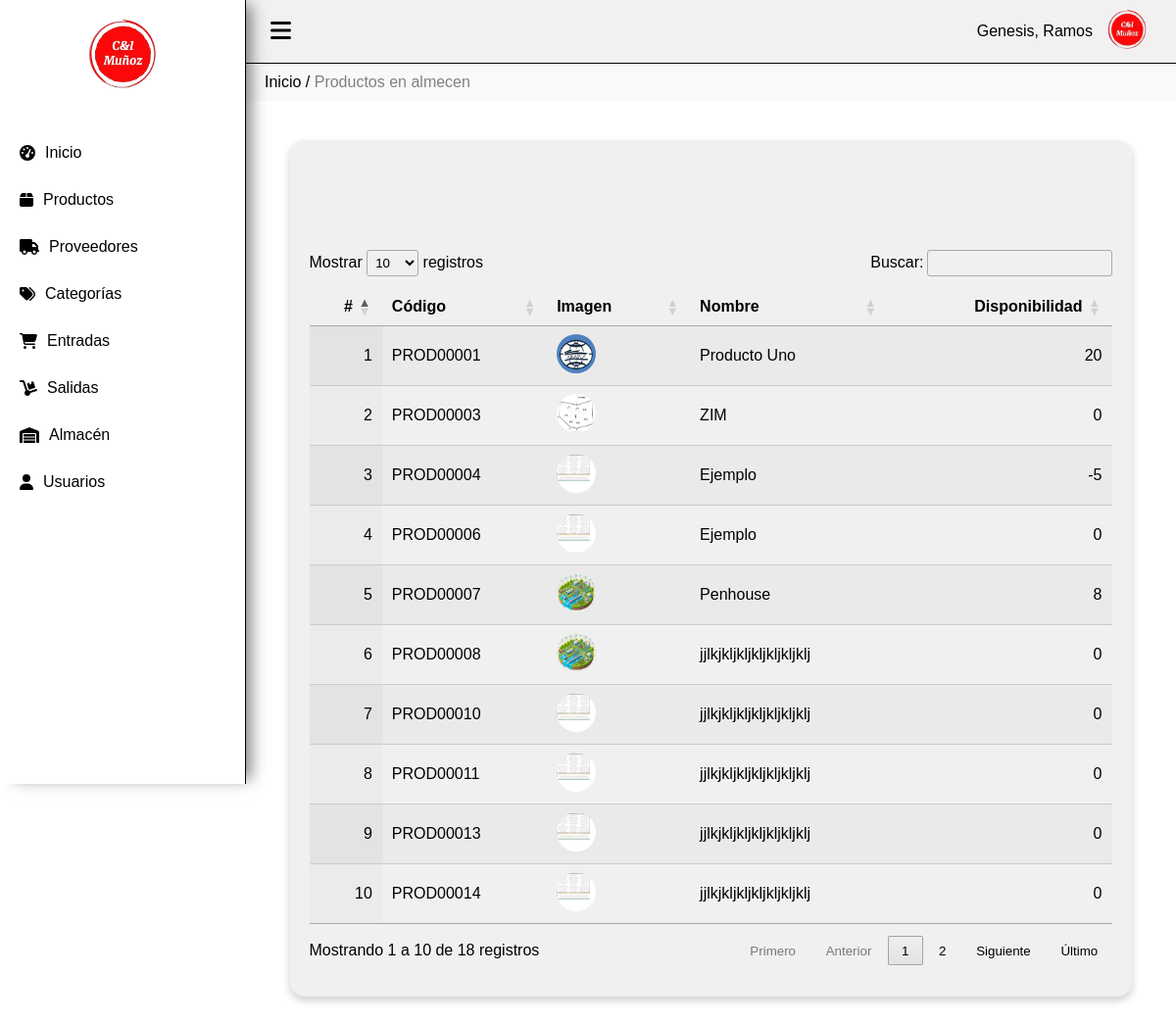
/almacen (signed in), run on the app's committed database.
### tables this page shows
CREATE TABLE `stock` (
  `id` int(20) NOT NULL,
  `id_producto` int(20) NOT NULL,
  `cantidad` int(20) NOT NULL
);

CREATE TABLE `productos` (
  `id` int(20) NOT NULL,
  `nombre` varchar(200) NOT NULL,
  `presentacion` varchar(100) NOT NULL,
  `cant_empaque` int(20) NOT NULL,
  `imagen` varchar(100) NOT NULL,
  `estado` varchar(100) NOT NULL,
  `categoria_id` int(20) NOT NULL,
  `min_stock` int(20) NOT NULL
);

### Controller/almacen.controller.php (called while the page is built, shortened)
<?php
require_once 'model/almacen.php';
class AlmacenController{
    public function __CONSTRUCT(){
        $this->model = new almacen();
    }
    public function Index(){
        require_once 'view/header.php';
        require_once 'view/almacen/almacen.php';
        require_once 'view/footer.php';
    }
}

### index.php (called while the page is built, shortened)
<?php
require_once 'model/database.php';
$controladorPorDefecto = 'dashboard';
$url = isset($_GET['url']) ? $_GET['url'] : $controladorPorDefecto;
$url = rtrim($url, '/');
$url = explode('/', $url);
$accion = isset($url[1]) ? $url[1] : 'Index';
$rif = isset($url[2]) ? $url[2] : null;
$instanciaControlador = new $nombreClaseControlador;
call_user_func(array($instanciaControlador, $accion), $rif);
?>

### Model/database.php (called while the page is built)
<?php
class Database
{
    public static function Conectar()
    {
        $pdo = new PDO('mysql:host=localhost;dbname=mvc_php;charset=utf8', 'root', '');
        $pdo->setAttribute(PDO::ATTR_ERRMODE, PDO::ERRMODE_EXCEPTION);
        return $pdo;
    }
}

### Model/almacen.php (called while the page is built, shortened)
<?php
class almacen
{
	private $pdo;
	public function __CONSTRUCT()
	{
		try
		{
			$this->pdo = Database::Conectar();
		}
		catch(Exception $e)
		{
			die($e->getMessage());
		}
	}
	public function Listar()
	{
		try
		{
			$stm = $this->pdo->prepare("SELECT * FROM stock");
			$stm->execute();
			return $stm->fetchAll(PDO::FETCH_OBJ);
		}
		catch(Exception $e)
		{
			die($e->getMessage());
		}
	}
}

### Model/producto.php (called while the page is built, shortened)
<?php
require_once 'model/database.php';
class producto
{
	private $pdo;
	public function __CONSTRUCT()
	{
		try
		{
			$this->pdo = Database::Conectar();
		}
		catch(Exception $e)
		{
			die($e->getMessage());
		}
	}
	public function Obtener($id)
	{
		try
		{
			$stm = $this->pdo->prepare("SELECT * FROM productos WHERE id = ?");
			$stm->execute(array($id));
			return $stm->fetch(PDO::FETCH_OBJ);
		} catch (Exception $e)
		{
			die($e->getMessage());
		}
	}
}

### View/almacen/almacen.php (the view, shortened to what this page needs)
<div class="miga-de-pan">
    <a href="http://localhost/Sistemainventario/dashboard">Inicio</a> / <span>Productos en almecen</span>
</div>
<div class="contenido">
    <div class="contenedor-3d">
        <div class="division">
        <table id="tabla" class="display">
            <thead>
                <tr>
                    <th>#</th>
                    <th>Código</th>
                    <th>Imagen</th>
                    <th>Nombre</th>
                    <th>Disponibilidad</th>
                </tr>
            </thead>
            <tbody>
            <?php
                    $count = 1;
                    require_once 'model/producto.php';
                    foreach($this->model->Listar() as $r):
                        $producto = new producto;
                        $prod = $producto->Obtener($r->id);
                     if (isset($prod->id)) {
                    ?>
                <tr>
                    <td><?php echo $count; ?></td>
                    <td><?php echo $codigo_formateado = 'PROD' . sprintf('%05d', $prod->id); ?></td>
                    <td><img src="http://localhost/Sistemainventario/assets/img/productos/<?php echo $prod->imagen; ?>" alt="" class="img-tabla"></td>
                    <td><?php echo $prod->nombre; ?></td>
                    <td><?php echo $r->cantidad; ?></td>
                </tr>
            <?php $count++;
                        }
        endforeach; ?>
            </tbody>
        </table>
    </div>
</div>

### assets/css/estilos.css (style rules this page uses)
body { display: flex; margin: 0; font-family: Arial, sans-serif; background-color: white; }
.img-tabla { width: 40px; height: 40px; border-radius: 50%; margin-right: 10px; }
.miga-de-pan { padding: 10px 20px; background-color: #f9f9f9; }
.miga-de-pan a { color: black; text-decoration: none; }
.miga-de-pan span { color: grey; }
.contenido { padding: 20px; }
.contenedor-3d { width: 90%; margin: 20px auto; padding: 20px; background-color: #f0f0f0; border-radius: 15px; box-shadow: 0 4px 8px rgba(0, 0, 0, 0.2); position: relative; }
.division { margin-top: 60px; padding-top: 20px; }

### data on the page
stock: id_producto "PROD00001", id_producto.imagen (picture), id_producto.nombre "Producto Uno", cantidad "20"
stock: id_producto "PROD00003", id_producto.imagen (picture), id_producto.nombre "ZIM", cantidad "0"
stock: id_producto "PROD00004", id_producto.imagen (picture), id_producto.nombre "Ejemplo", cantidad "-5"
stock: id_producto "PROD00006", id_producto.imagen (picture), id_producto.nombre "Ejemplo", cantidad "0"
stock: id_producto "PROD00007", id_producto.imagen (picture), id_producto.nombre "Penhouse", cantidad "8"
stock: id_producto "PROD00008", id_producto.imagen (picture), id_producto.nombre "jjlkjkljkljkljkljkljklj", cantidad "0"
stock: id_producto "PROD00010", id_producto.imagen (picture), id_producto.nombre "jjlkjkljkljkljkljkljklj", cantidad "0"
stock: id_producto "PROD00011", id_producto.imagen (picture), id_producto.nombre "jjlkjkljkljkljkljkljklj", cantidad "0"
stock: id_producto "PROD00013", id_producto.imagen (picture), id_producto.nombre "jjlkjkljkljkljkljkljklj", cantidad "0"
stock: id_producto "PROD00014", id_producto.imagen (picture), id_producto.nombre "jjlkjkljkljkljkljkljklj", cantidad "0"

### other printed values
$_SESSION['user_nombre'] "Genesis, Ramos"
